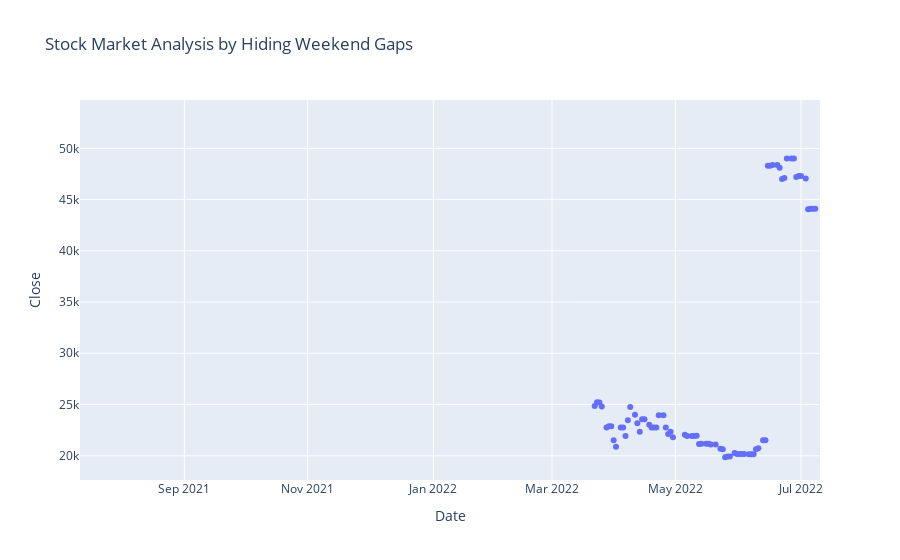

Here is the notebook cell this chart was saved with:
### Code cell
figure = px.scatter(data, x='Date', y='Close', range_x=['2021-07-12', '2022-07-11'],
                 title="Stock Market Analysis by Hiding Weekend Gaps")
figure.update_xaxes(
    rangebreaks=[
        dict(bounds=["sat", "sun"])
    ]
)
figure.show()

### Figure 1 — Plotly figure (JSON) as saved in the notebook; plotly's stock layout.template omitted (floating-point values rounded to 4 significant figures; data arrays with more than 128 entries replaced by an {"elided": "..."} marker saying what was removed)
{"data": [{"hovertemplate": "Date=%{x}<br>Close=%{y}<extra></extra>", "legendgroup": "", "marker": {"color": "#636efa", "symbol": "circle"}, "mode": "markers", "name": "", "orientation": "v", "showlegend": false, "type": "scatter", "x": {"elided": "253 str values"}, "xaxis": "x", "y": {"elided": "253 float values"}, "yaxis": "y"}], "layout": {"legend": {"tracegroupgap": 0}, "title": {"text": "Stock Market Analysis by Hiding Weekend Gaps"}, "xaxis": {"anchor": "y", "domain": [0, 1], "range": ["2021-07-12", "2022-07-11"], "rangebreaks": [{"bounds": ["sat", "sun"]}], "title": {"text": "Date"}}, "yaxis": {"anchor": "x", "domain": [0, 1], "title": {"text": "Close"}}}}
